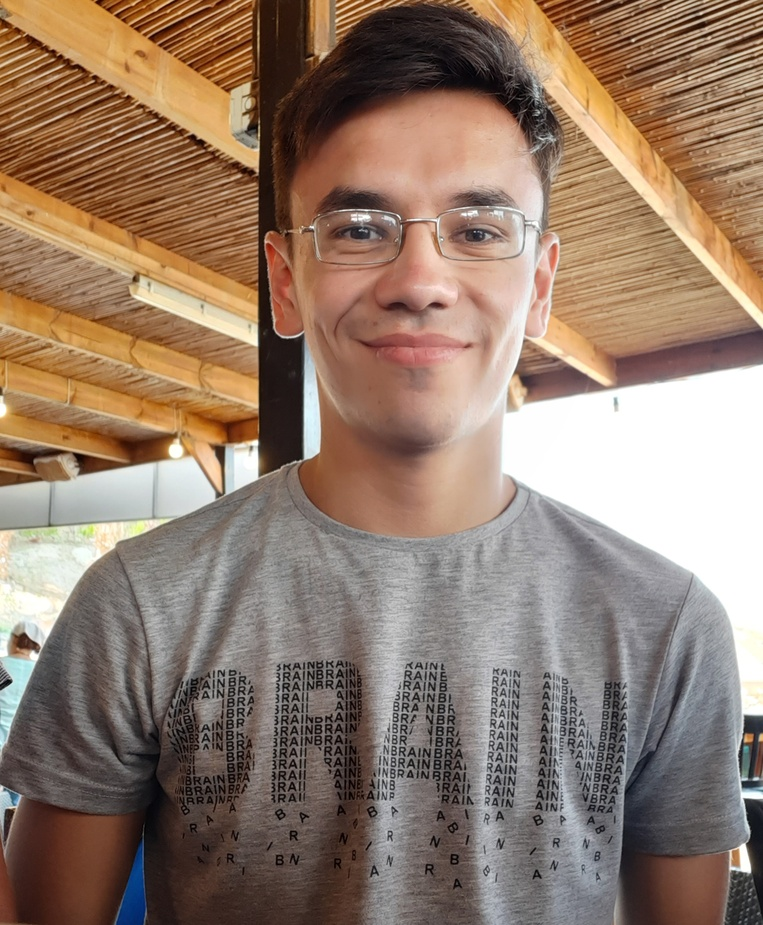
#> input picture Mekan_Hojayev.jpg, 763 x 925 px, shrunk from 2268 x 2750 before the run
$ jupyter execute Experiments_with_compressed_sensing.ipynb
#> lines starting #> are read from the running program, lines starting #| are printed output that depends on the picture; after the words box and inside, x2 and y2 are one past the last pixel; in counts of white or black regions, pixels touching at a corner belong together
# Compressed sensing with images, example

[cell 1]
from matplotlib.image import imread
import numpy as np
import matplotlib.pyplot as plt
import os
from mpl_toolkits.mplot3d import Axes3D
plt.rcParams['figure.figsize'] = [12, 8]
plt.rcParams.update({'font.size': 18})

# A = imread(os.path.join('..','DATA','jelly.jpg'))
A = imread('Mekan_Hojayev.jpg')
#> A is the input picture: shape (925, 763, 3); mean R, G, B 146.8, 124.3, 108
Abw = np.mean(A, -1); # Convert RGB to grayscale
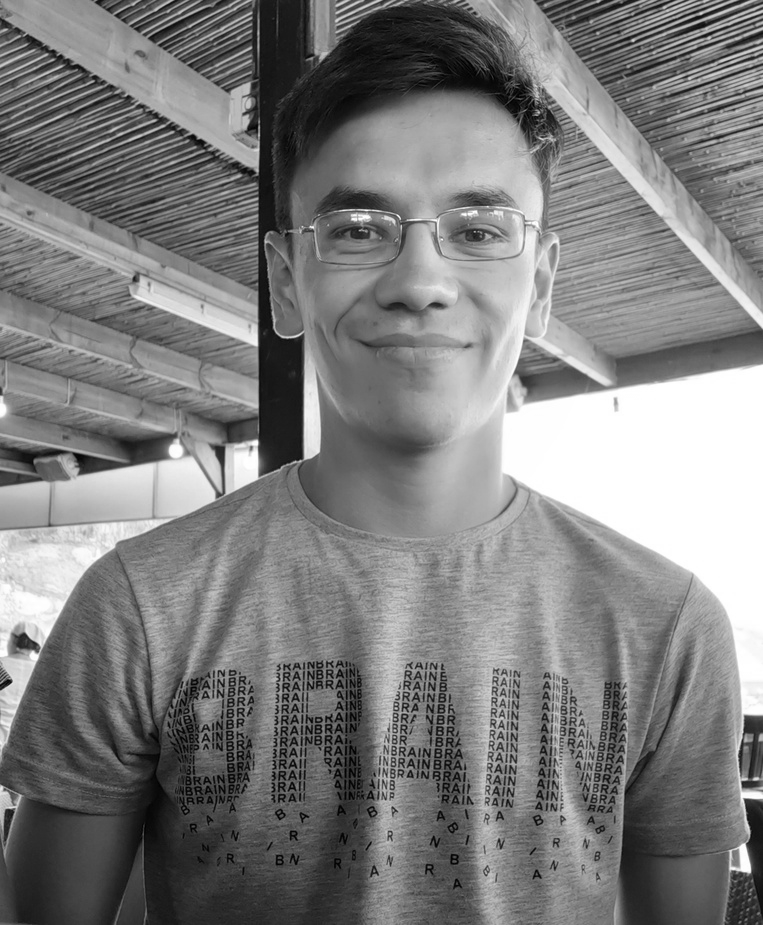
#> Abw: shape (925, 763) float64; min 0, max 255, mean 126.4

plt.imshow(Abw,cmap='gray')
plt.axis('off')
plt.show()

[cell 2]
## Compute FFT of image using fft2
At = np.fft.fft2(Abw)
F = np.log(np.abs(np.fft.fftshift(At))+1) # Put FFT on log scale
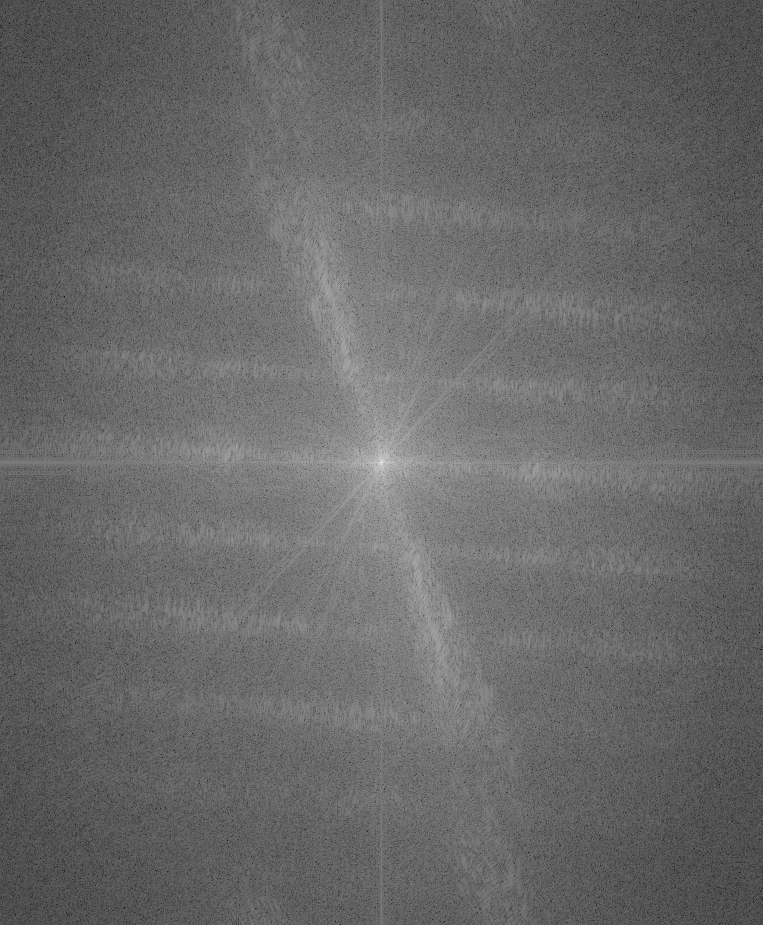
#> F: shape (925, 763) float64; min 1.4, max 18.31, mean 8.36; drawn with min black and max white
plt.imshow(F,cmap='gray')
plt.axis('off')
plt.show()

[cell 3]
## Zero out all small coefficients and inverse transform
Bt = np.sort(np.abs(np.reshape(At,-1)))
keep = 0.05
thresh = Bt[int(np.floor((1-keep)*len(Bt)))]
#> thresh = 34337.5
ind = np.abs(At) > thresh
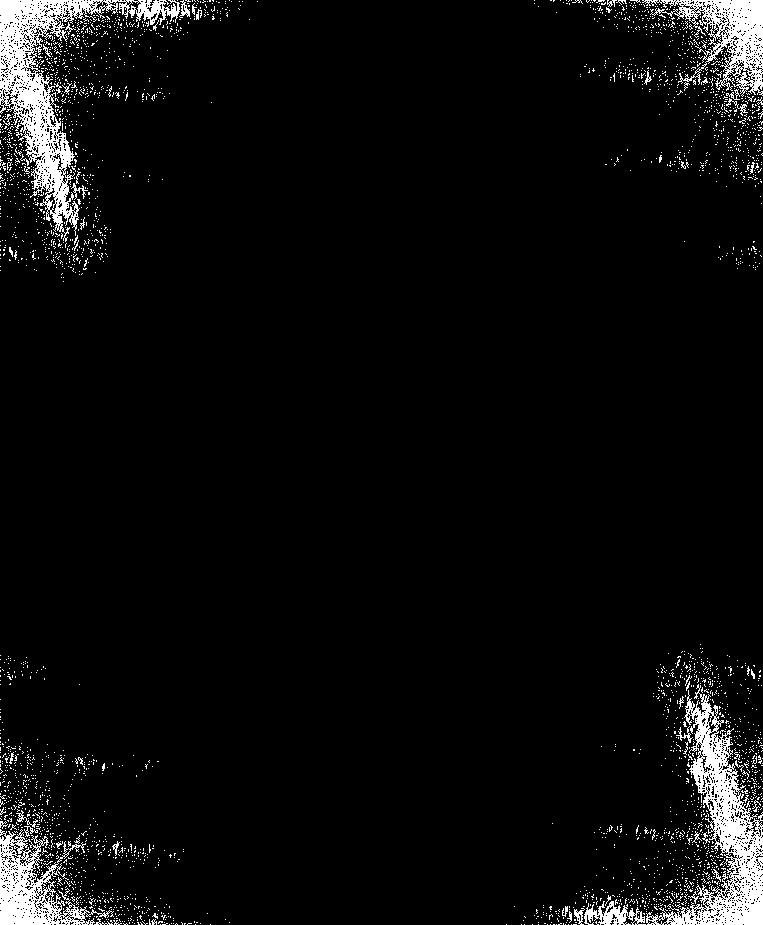
#> ind: shape (925, 763) bool; 5% white; 3212 white regions (3164 under 20 px), largest, box (x1, y1, x2, y2) and area: (0, 0, 180, 242) 9235, (646, 684, 763, 925) 8252, (642, 0, 763, 97) 4238
Atlow = At * ind
Flow = np.log(np.abs(np.fft.fftshift(Atlow))+1) # Put FFT on log scale
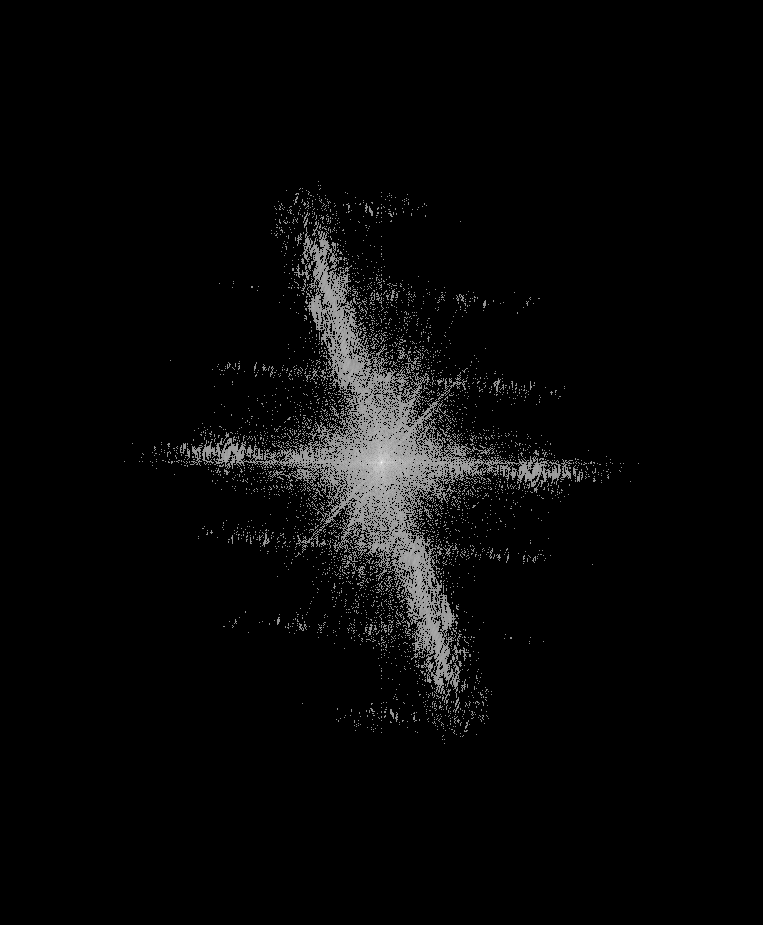
#> Flow: shape (925, 763) float64; min 0, max 18.31, mean 0.554; drawn with min black and max white

plt.imshow(Flow,cmap='gray')
plt.axis('off')
plt.show()

[cell 4]
## Plot Reconstruction
Alow = np.fft.ifft2(Atlow).astype('uint8')
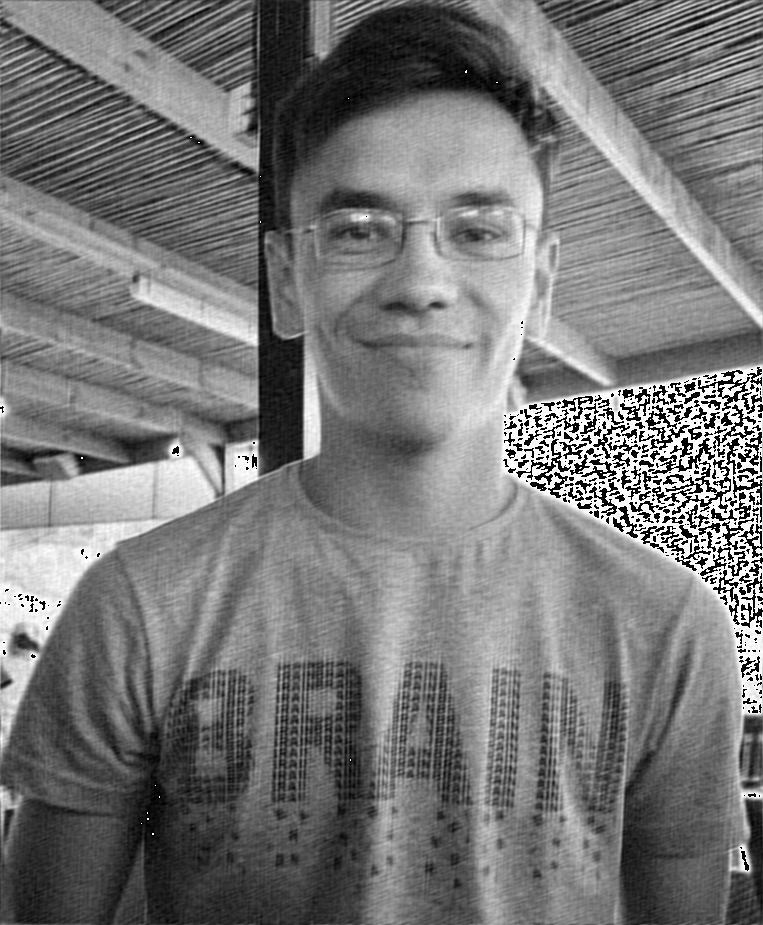
#> Alow: shape (925, 763); min 0, max 255, mean 119.5

plt.imshow(Alow,cmap='gray')
plt.axis('off')
plt.show()

[cell 5]
plt.rcParams['figure.figsize'] = [16, 8]

fig = plt.figure()
ax1 = fig.add_subplot(1, 2, 1, projection='3d')
ax2 = fig.add_subplot(1, 2, 2, projection='3d')

Anew = Abw[::5,::5]
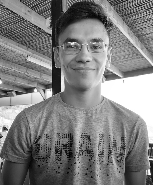
#> Anew: shape (185, 153) float64; min 2, max 255, mean 126.6

y = np.arange(Anew.shape[0])
#> y = 185 values from 0 to 184
x = np.arange(Anew.shape[1])
#> x = 153 values from 0 to 152

X,Y = np.meshgrid(x,y)

surf1 = ax1.plot_surface(X,Y,Anew, rstride=1, cstride=1,cmap='jet',
                       linewidth=1, antialiased=False)
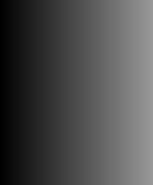
#> X: shape (185, 153) int64; min 0, max 152, mean 76
surf2 = ax2.plot_surface(X,Y,Anew, rstride=1, cstride=1,cmap='jet',
                       linewidth=1, antialiased=False)

ax1.view_init(90, 90)
ax1.axis('off')

ax2.view_init(60, 90)
ax2.axis('off')

plt.show()
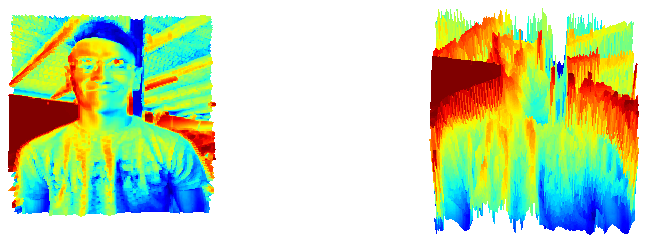
#> figure drawn by matplotlib, 2 panels
